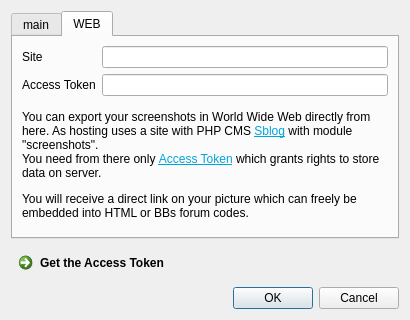
<?xml version="1.0" encoding="UTF-8"?>
<ui version="4.0">
 <class>settingsDialog</class>
 <widget class="QDialog" name="settingsDialog">
  <property name="geometry">
   <rect>
    <x>0</x>
    <y>0</y>
    <width>410</width>
    <height>320</height>
   </rect>
  </property>
  <property name="windowTitle">
   <string>Dialog</string>
  </property>
  <layout class="QGridLayout" name="gridLayout">
   <item row="0" column="0">
    <layout class="QVBoxLayout" name="verticalLayout">
     <item>
      <widget class="QTabWidget" name="tabWidget">
       <property name="currentIndex">
        <number>1</number>
       </property>
       <widget class="QWidget" name="tab_2">
        <attribute name="title">
         <string>main</string>
        </attribute>
       </widget>
       <widget class="QWidget" name="tab">
        <attribute name="title">
         <string>WEB</string>
        </attribute>
        <layout class="QGridLayout" name="gridLayout_4">
         <item row="0" column="0">
          <layout class="QGridLayout" name="gridLayout_3">
           <item row="1" column="1">
            <widget class="QLineEditFocus" name="lineToken"/>
           </item>
           <item row="0" column="1">
            <widget class="QLineEdit" name="lineSite">
             <property name="text">
              <string/>
             </property>
            </widget>
           </item>
           <item row="1" column="0">
            <widget class="QLabel" name="label">
             <property name="sizePolicy">
              <sizepolicy hsizetype="Preferred" vsizetype="Maximum">
               <horstretch>0</horstretch>
               <verstretch>0</verstretch>
              </sizepolicy>
             </property>
             <property name="text">
              <string>Access Token</string>
             </property>
             <property name="alignment">
              <set>Qt::AlignBottom|Qt::AlignLeading|Qt::AlignLeft</set>
             </property>
            </widget>
           </item>
           <item row="0" column="0">
            <widget class="QLabel" name="label_2">
             <property name="text">
              <string>Site</string>
             </property>
            </widget>
           </item>
          </layout>
         </item>
         <item row="1" column="0">
          <widget class="QLabel" name="label_3">
           <property name="text">
            <string>&lt;html&gt;&lt;head/&gt;&lt;body&gt;&lt;p&gt;You can export your screenshots in World Wide Web directly from here. As hosting uses a site with PHP CMS &lt;a href=&quot;https://github.com/sb0y/sblog&quot;&gt;&lt;span style=&quot; text-decoration: underline; color:#01a6d8;&quot;&gt;Sblog&lt;/span&gt;&lt;/a&gt; with module &amp;quot;screenshots&amp;quot;. &lt;br/&gt;You need from there only &lt;a name=&quot;accessToken&quot;/&gt;&lt;a href=&quot;http://bagrintsev.me/screenshot/token&quot;&gt;&lt;span style=&quot; text-decoration: underline; color:#01a6d8;&quot;&gt;A&lt;/span&gt;&lt;/a&gt;&lt;span style=&quot; text-decoration: underline; color:#01a6d8;&quot;&gt;ccess Token&lt;/span&gt; which grants rights to store data on server.&lt;/p&gt;&lt;p&gt;You will receive a direct link on your picture which can freely be embedded into HTML or BBs forum codes.&lt;/p&gt;&lt;/body&gt;&lt;/html&gt;</string>
           </property>
           <property name="wordWrap">
            <bool>true</bool>
           </property>
          </widget>
         </item>
        </layout>
       </widget>
      </widget>
     </item>
    </layout>
   </item>
   <item row="2" column="0">
    <widget class="QDialogButtonBox" name="buttonBox">
     <property name="standardButtons">
      <set>QDialogButtonBox::Cancel|QDialogButtonBox::Ok</set>
     </property>
    </widget>
   </item>
   <item row="1" column="0">
    <widget class="QCommandLinkButton" name="commandLinkButton">
     <property name="sizePolicy">
      <sizepolicy hsizetype="Minimum" vsizetype="Minimum">
       <horstretch>0</horstretch>
       <verstretch>0</verstretch>
      </sizepolicy>
     </property>
     <property name="text">
      <string>Get the Access Token</string>
     </property>
    </widget>
   </item>
  </layout>
 </widget>
 <customwidgets>
  <customwidget>
   <class>QLineEditFocus</class>
   <extends>QLineEdit</extends>
   <header>src/qlineeditfocus.h</header>
  </customwidget>
 </customwidgets>
 <resources/>
 <connections>
  <connection>
   <sender>buttonBox</sender>
   <signal>rejected()</signal>
   <receiver>settingsDialog</receiver>
   <slot>close()</slot>
   <hints>
    <hint type="sourcelabel">
     <x>199</x>
     <y>280</y>
    </hint>
    <hint type="destinationlabel">
     <x>199</x>
     <y>149</y>
    </hint>
   </hints>
  </connection>
 </connections>
</ui>
